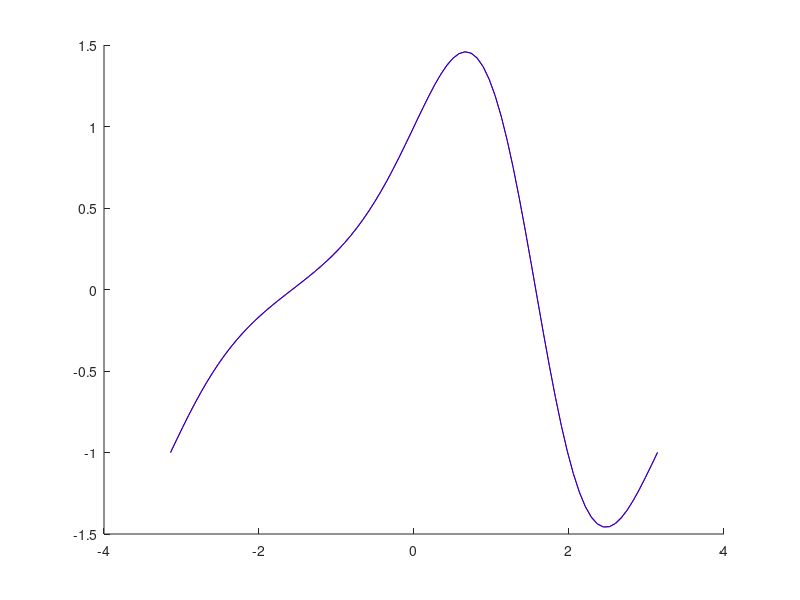

MATLAB code for this plot:
% Problem 5
% Marty Fuhry
% 1/20/2011

%%%%%%%%%%%%%%%%%%%%%%%%%%%%%%%%%%%%%%%%%%%%%%%%%%%%%%%%%%%%%%%%%%%%%%%%%%%%%
% Measure the truncation error for finite difference approximations         %
% for the function                                                          %
%   u(x) = exp(sin(x))                                                      %
% over [-pi, pi].                                                           %
% Assume periodic boundary conditions.                                      %
%%%%%%%%%%%%%%%%%%%%%%%%%%%%%%%%%%%%%%%%%%%%%%%%%%%%%%%%%%%%%%%%%%%%%%%%%%%%%

% u'(x) = (u(x + dx) - u(x)) / dx
% u'(x) = (u(x) - u(x - dx)) / dx
% u''(x) = (u(x + dx) - 2u(x) + u(x - dx)) / dx^2
% u'(x) = (u(x - 2dx) - 6u(x - dx) + 3u(x) + 2u(x + dx)) / dx

clf;

% 1st-Order Left Sided
function [A] = fo_ls(m, dx)
    A = sparse(diag(-1*ones(m+2,1)) + diag(ones(m+1,1),1));
    A(m+2,2) = 1;
    A *= 1/dx;
endfunction

% 1st-Order Right Sided
function [A] = fo_rs(m, dx)
    A = sparse(diag(1*ones(m+2,1)) + diag(-1*ones(m+1,1),-1));
    A(1,m+1) = -1;
    A *= 1/dx;
endfunction

% 2nd-Order Centered
function [A] = so_c(m, dx)
    A = sparse(diag(ones(m+1,1),-1) + diag(-2*ones(m+2,1)) + diag(ones(m+1,1), 1)); 
    A(1,m+1) = 1;   % boundary conditions for u_0
    A(m+2,2) = 1;   % boundary conditions for u_m+1
    A *= 1/(dx^2);
endfunction

% Problem 4
function [A] = p4(m, dx)
    A = sparse(diag(ones(m,1),-2));
    A += diag(-6*ones(m+1,1), -1);
    A += diag(3*ones(m+2,1));
    A += diag(2*ones(m+1,1),1);
    A(1,m) = 1;
    A(1,m+1) = -6;
    A(2,m+1) = 1;
    A(m+2,2) = 2;
    A *= 1/(6*dx);
endfunction

for m = [80]
    dx = 2*pi / (m+1);      % size of delta x
    x = [-pi : dx : pi]';   % discretize the region
    u = exp(sin(x));        % evaluate u

    % 1st-Order Left-Sided
    %A = fo_ls(m, dx);
    %up_l = A * u;

    % 1st-Order Right-Sided
    %A = fo_rs(m, dx);
    %up_r = A * u;

    % 2nd-Order Centered
    %A = so_c(m, dx);
    %upp_c = A * u;

    % Problem 4
    A = p4(m, dx);
    up_4 = A * u;


    % Plot the errors
    up  = cos(x).*exp(sin(x));
    upp = (cos(x).^2 - sin(x)).*exp(sin(x));

    hold on;

    %plot(x,upp_c,'r');
    %plot(x,upp,'b');

    plot(x,up_4,'r');
    plot(x,up,'b');

endfor
